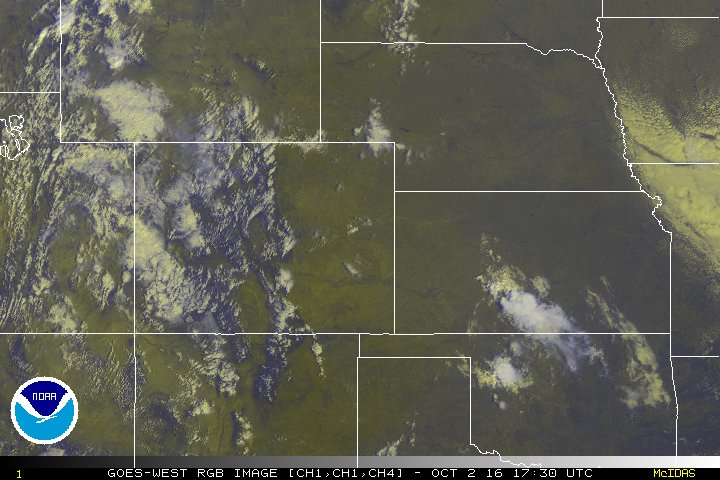
#> input picture tests/feature_detection/images/rgb_central.jpg, 720 x 480 px
$ python get_feature.py
#> lines starting #> are read from the running program, lines starting #| are printed output that depends on the picture; after the words box and inside, x2 and y2 are one past the last pixel; in counts of white or black regions, pixels touching at a corner belong together
import numpy as np
import cv2

# Load an color image and convert to grayscale
#img = cv2.imread('images/rgb_colorado.jpg')
img = cv2.imread('images/rgb_central.jpg')
#> img is the input picture: shape (480, 720, 3); mean B, G, R 84.1, 95.8, 95.2
#img = cv2.imread('images/rgb_northwest.jpg')
gray = cv2.cvtColor(img, cv2.COLOR_BGR2GRAY)
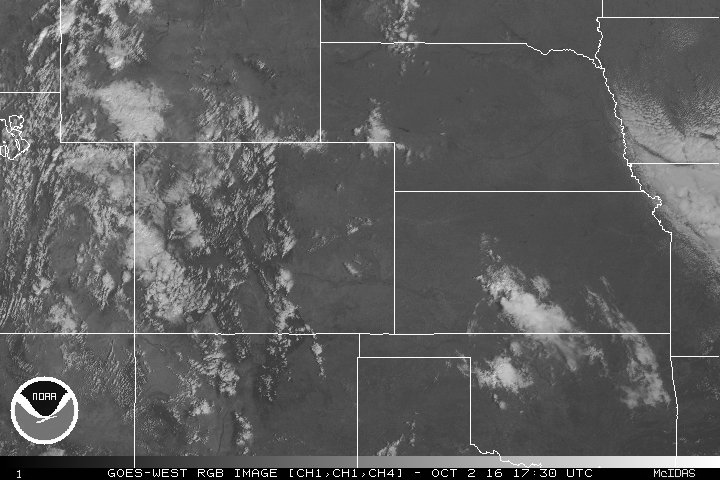
#> gray: shape (480, 720); min 0, max 255, mean 94.3

# Need to explore more thresholding
(T, thresh) = cv2.threshold(gray, 130, 255, cv2.THRESH_BINARY)
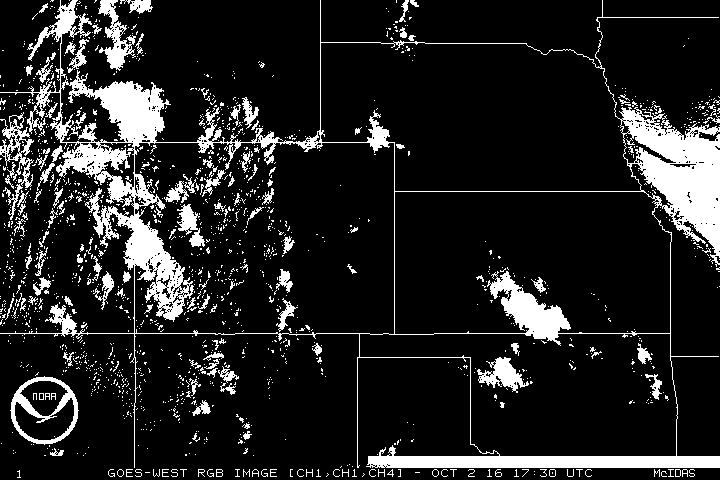
#> thresh: shape (480, 720); 13.8% white; 1574 white regions (1436 under 20 px), largest, box (x1, y1, x2, y2) and area: (0, 0, 720, 468) 31001, (10, 376, 79, 445) 1263, (98, 0, 136, 71) 1023
# (T, thresh) = cv2.threshold(gray, 130, 255, cv2.THRESH_TOZERO)

# Initial erode to remove lines and small noise
kernel = np.ones((3,3),np.uint8)
erosion = cv2.erode(thresh,kernel,iterations = 1)
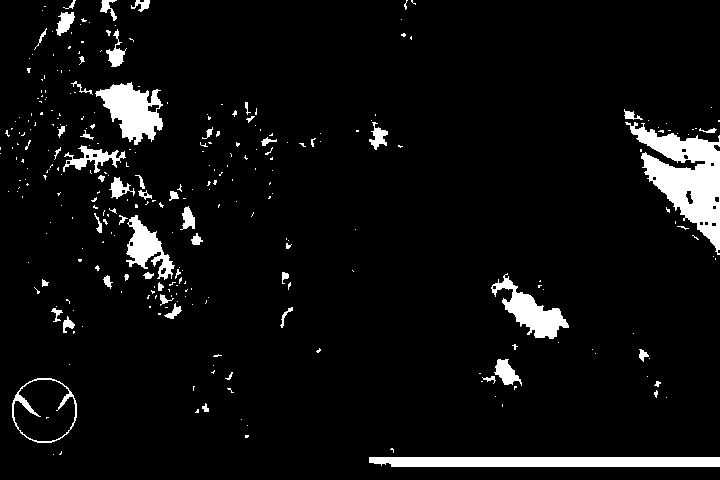
#> erosion: shape (480, 720); 5.9% white; 300 white regions (244 under 20 px), largest, box (x1, y1, x2, y2) and area: (625, 122, 720, 255) 5365, (369, 457, 720, 467) 3439, (95, 82, 163, 145) 2341

# Dilation and erosion to extract lines
kernel = np.ones((5,5),np.uint8)
dilation = cv2.dilate(erosion,kernel,iterations = 1)
#> dilation: shape (480, 720); 12% white; 135 white regions, largest, box (x1, y1, x2, y2) and area: (622, 107, 720, 262) 7555, (41, 79, 170, 184) 5482, (367, 446, 720, 469) 4946
kernel = np.ones((3,3),np.uint8)
dilation = cv2.erode(dilation,kernel,iterations = 1)
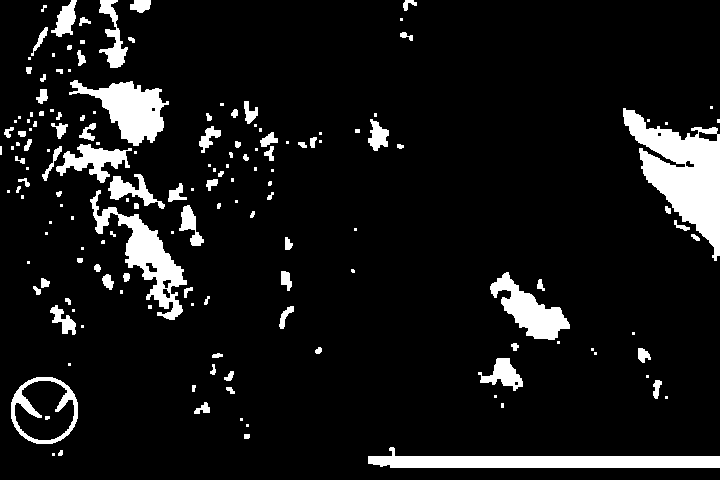
#> dilation: shape (480, 720); 9.2% white; 161 white regions (70 under 20 px), largest, box (x1, y1, x2, y2) and area: (623, 108, 720, 261) 6727, (368, 447, 720, 468) 4200, (90, 190, 187, 320) 3307
diff = dilation-erosion
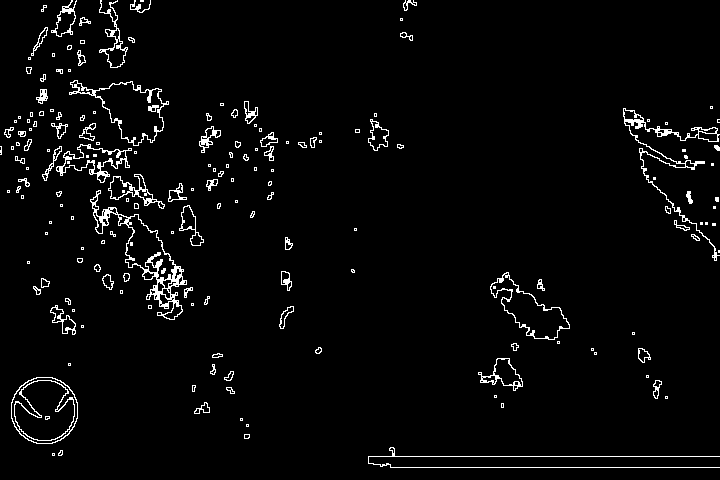
#> diff: shape (480, 720); 3.2% white in thin lines or dots

# Convert to BGR and eliminate B and R
lines = (cv2.cvtColor(diff,cv2.COLOR_GRAY2RGB))
#> lines: shape (480, 720, 3); 3.2% white in thin lines or dots
lines[:,:,0] = 0
lines[:,:,1] = 0
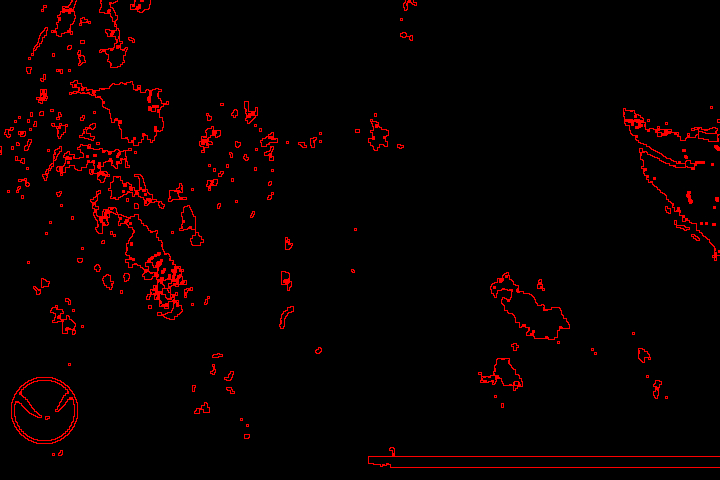
#> lines: shape (480, 720, 3); mean B, G, R 0, 0, 8.2

# Combine lines with initial image
final = cv2.add(lines,img)
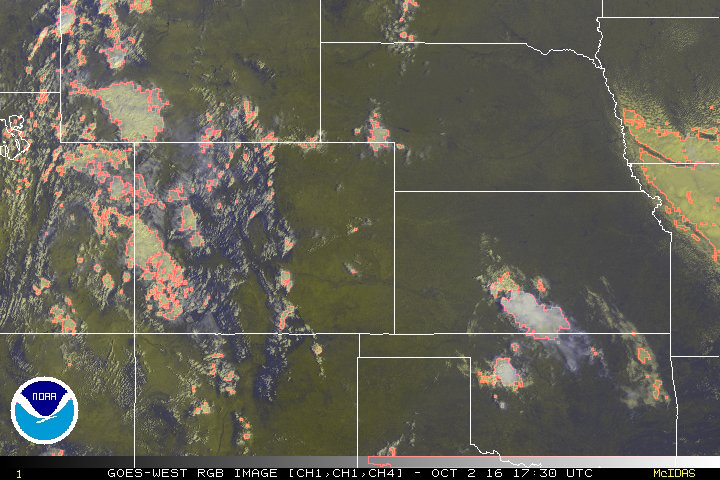
#> final: shape (480, 720, 3); mean B, G, R 84.1, 95.8, 98.2

cv2.imshow('rgb',img)
# [5 lines of commented-out code are left out]
cv2.imshow('final',final)

cv2.waitKey(0)
cv2.destroyAllWindows()

$ run again, with tests/feature_detection/images/rgb_colorado.jpg copied over tests/feature_detection/images/rgb_central.jpg
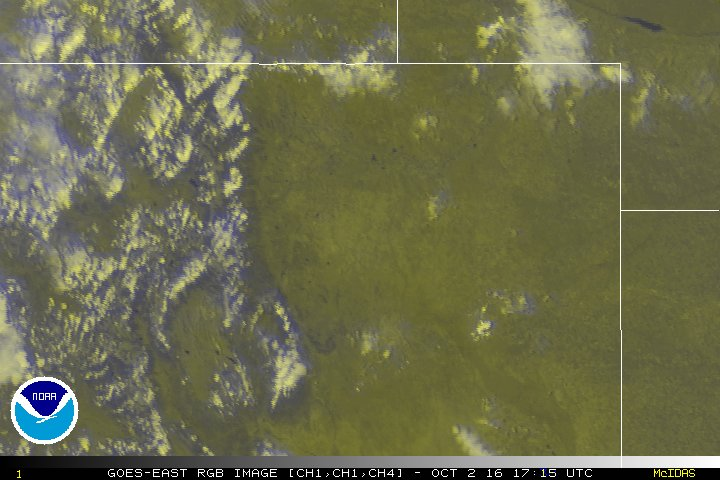
#> input picture tests/feature_detection/images/rgb_colorado.jpg, 720 x 480 px
#> img is the input picture: shape (480, 720, 3); mean B, G, R 77.4, 108.7, 108.1
#> `(T, thresh) = cv2.threshold(gray, 130, 255, cv2.THRESH_BINARY)`:
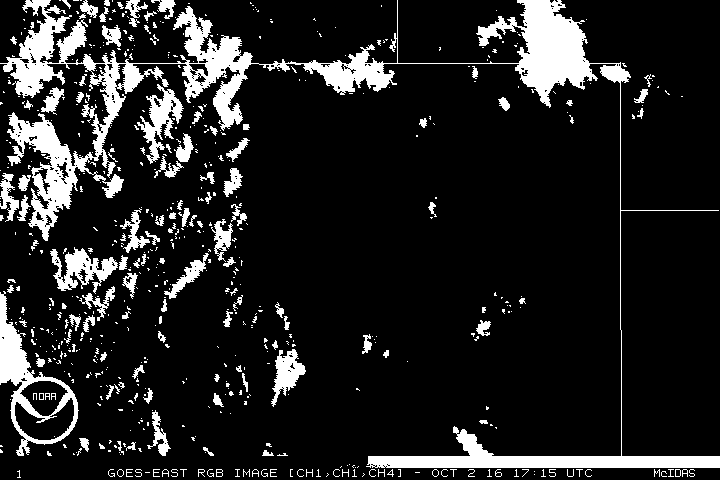
#> thresh: shape (480, 720); 13.3% white; 616 white regions (485 under 20 px), largest, box (x1, y1, x2, y2) and area: (0, 0, 720, 468) 27246, (0, 291, 79, 456) 3057, (50, 247, 118, 294) 1389
#> erosion: shape (480, 720); 7.2% white; 257 white regions (197 under 20 px), largest, box (x1, y1, x2, y2) and area: (516, 0, 593, 105) 4323, (369, 430, 720, 467) 3813, (175, 8, 251, 126) 2195
#> diff: shape (480, 720); 3.8% white in thin lines or dots
#> `final = cv2.add(lines,img)`:
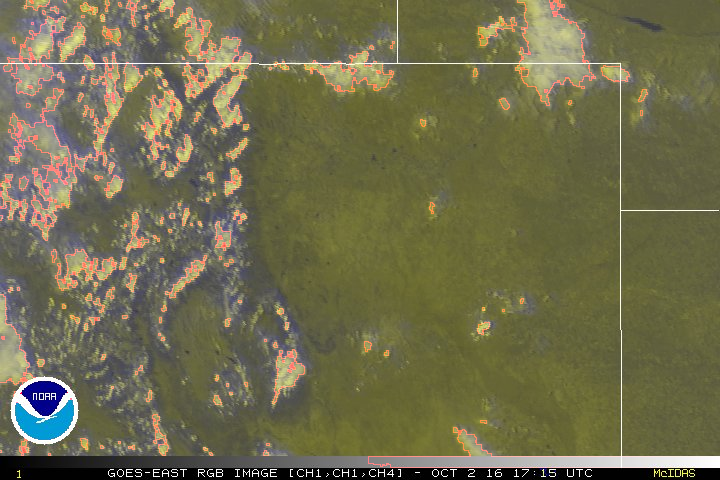
#> final: shape (480, 720, 3); mean B, G, R 77.4, 108.7, 111.8

$ run again, with tests/feature_detection/images/rgb_northwest.jpg copied over tests/feature_detection/images/rgb_central.jpg
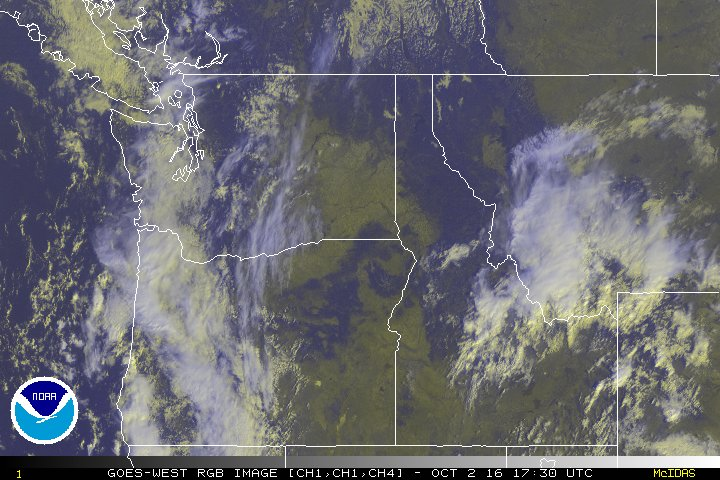
#> input picture tests/feature_detection/images/rgb_northwest.jpg, 720 x 480 px
#> img is the input picture: shape (480, 720, 3); mean B, G, R 111.9, 105.8, 105.1
#> `(T, thresh) = cv2.threshold(gray, 130, 255, cv2.THRESH_BINARY)`:
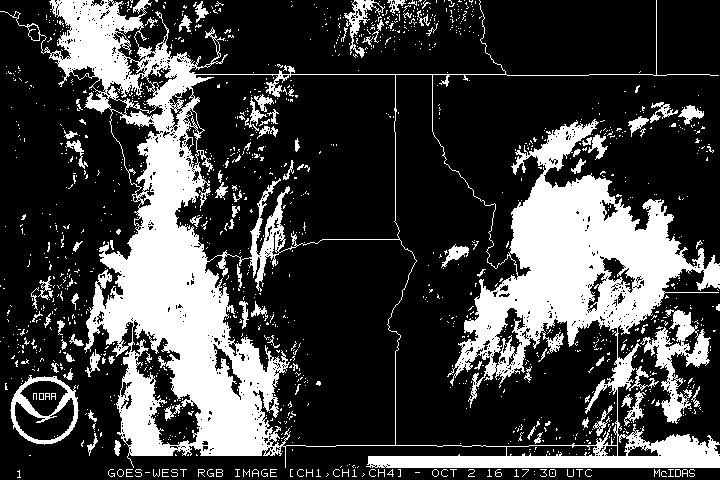
#> thresh: shape (480, 720); 26.1% white; 1330 white regions (1215 under 20 px), largest, box (x1, y1, x2, y2) and area: (0, 0, 720, 468) 75481, (640, 309, 711, 424) 2529, (10, 375, 79, 445) 1305
#> erosion: shape (480, 720); 16.4% white; 332 white regions (277 under 20 px), largest, box (x1, y1, x2, y2) and area: (87, 135, 278, 455) 20657, (459, 175, 692, 361) 18001, (369, 436, 720, 467) 4359
#> diff: shape (480, 720); 5.2% white in thin lines or dots
#> `final = cv2.add(lines,img)`:
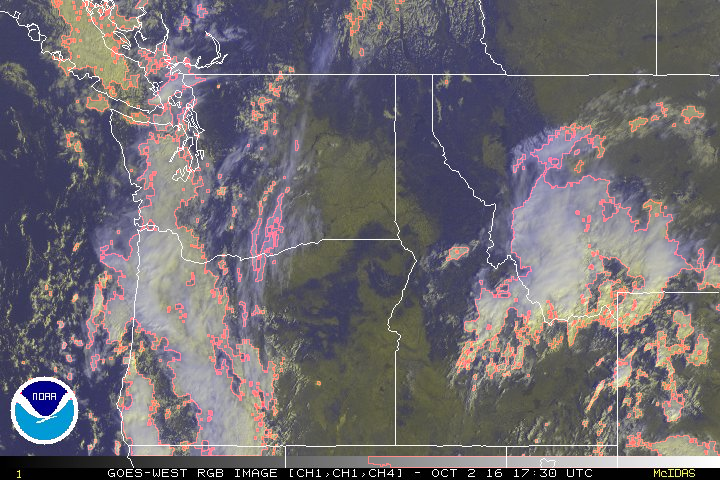
#> final: shape (480, 720, 3); mean B, G, R 111.9, 105.8, 110.4

$ run again, with tests/feature_detection/images/rb_central.jpg copied over tests/feature_detection/images/rgb_central.jpg
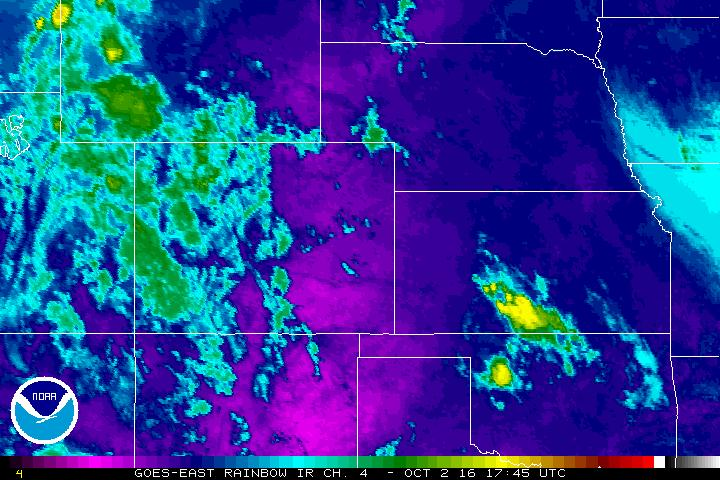
#> input picture tests/feature_detection/images/rb_central.jpg, 720 x 480 px
#> img is the input picture: shape (480, 720, 3); mean B, G, R 150.5, 61.6, 37.5
#> thresh: shape (480, 720); 15.4% white; 520 white regions (419 under 20 px), largest, box (x1, y1, x2, y2) and area: (0, 0, 720, 468) 38778, (10, 376, 93, 456) 1608, (472, 266, 547, 329) 1458
#> erosion: shape (480, 720); 6.6% white; 495 white regions (373 under 20 px), largest, box (x1, y1, x2, y2) and area: (621, 110, 720, 259) 6911, (438, 457, 552, 467) 1102, (69, 0, 131, 54) 1101
#> diff: shape (480, 720); 5.1% white in thin lines or dots
#> `final = cv2.add(lines,img)`:
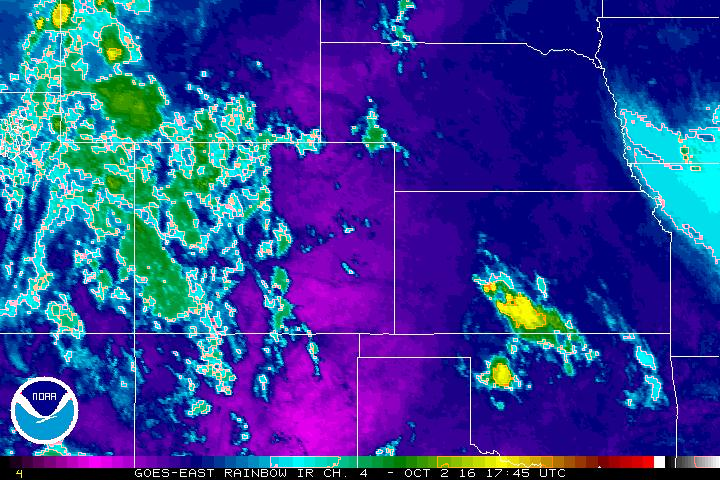
#> final: shape (480, 720, 3); mean B, G, R 150.5, 61.6, 48.9
